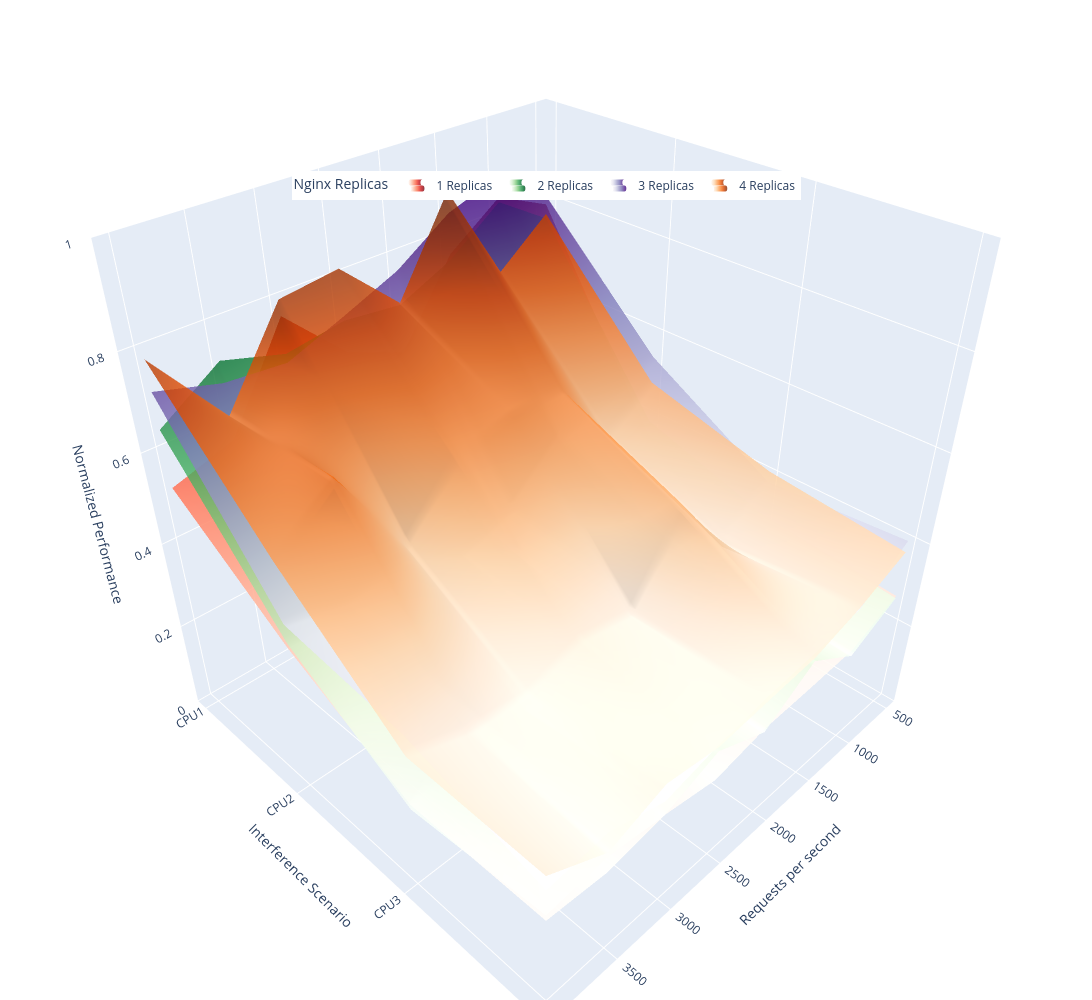

Notebook code for this chart:
### Code cell
import plotly.graph_objects as go
import pandas as pd
import numpy as np

fig = go.Figure()

# Define the color scales for the different surfaces
colorscales = ['Reds', 'Greens', 'Purples', 'Oranges']

# Get unique RPS and Scenario values to build the grid
rps_vals = sorted(plot_df['Given_RPS'].unique())
scenario_idxs = sorted(plot_df['Scenario_Idx'].unique())
scenario_labels = sorted(plot_df['Scenario_Label'].unique())

for i, replica in enumerate(sorted(plot_df['Replicas'].unique())):
    # Filter for the specific replica
    rep_df = plot_df[plot_df['Replicas'] == replica]
    
    # Pivot the data to create a matrix of Avg_Norm_Perf
    # Rows = Scenario_Idx, Columns = Given_RPS
    pivot_df = rep_df.pivot(index='Scenario_Idx', columns='Given_RPS', values='Avg_Norm_Perf')
    
    # Ensure the grid is complete (reindex to fill any missing experiment holes with None)
    pivot_df = pivot_df.reindex(index=scenario_idxs, columns=rps_vals)
    
    fig.add_trace(go.Surface(
        z=pivot_df.values,
        x=pivot_df.columns,     # RPS
        y=pivot_df.index,       # Scenario Index
        name=f'{replica} Replicas',
        colorscale=colorscales[i % len(colorscales)],
        showscale=False,        # Hide individual colorbars to keep it clean
        opacity=0.8,
        legendgroup=f'rep_{replica}',
        showlegend=True
    ))

# Apply the horizontal legend and categorical axis labels
fig.update_layout(
    #title='3D Performance Landscape: Multi-Surface Analysis',
    width=1300,
    height=1000,
    scene=dict(
        xaxis=dict(title='Requests per second'),
        yaxis=dict(
            title='Interference Scenario',
            tickvals=scenario_idxs,
            ticktext=scenario_labels
        ),
        zaxis=dict(title='Normalized Performance', range=[0, 1])
    ),
    legend=dict(
        orientation="h",
        yanchor="bottom",
        y=0.8,
        xanchor="center",
        x=0.5,
        title_text="Nginx Replicas"
    ),
    margin=dict(l=0, r=0, b=0, t=0)
)

fig.show()

### Figure 1 — Plotly figure (JSON) as saved in the notebook; plotly's stock layout.template omitted (floating-point values rounded to 4 significant figures)
{"data": [{"colorscale": [[0, "rgb(255,245,240)"], [0.125, "rgb(254,224,210)"], [0.25, "rgb(252,187,161)"], [0.375, "rgb(252,146,114)"], [0.5, "rgb(251,106,74)"], [0.625, "rgb(239,59,44)"], [0.75, "rgb(203,24,29)"], [0.875, "rgb(165,15,21)"], [1, "rgb(103,0,13)"]], "legendgroup": "rep_1", "name": "1 Replicas", "opacity": 0.8, "showlegend": true, "showscale": false, "type": "surface", "x": [500, 1000, 1500, 2000, 2500, 3000, 3500, 4000], "y": [0, 1, 2, 3], "z": [[0.7914, 0.8437, 0.7629, 0.5935, 0.6451, 0.7694, 0.5662, 0.526], [0.3577, 0.3683, 0.3912, 0.3398, 0.2712, 0.3649, 0.3263, 0.3453], [0.3035, 0.3281, 0.2209, 0.2265, 0.2263, 0.2191, 0.2025, 0.2028], [0.2766, 0.2259, 0.2192, 0.215, 0.1912, 0.2148, 0.1942, 0.2054]]}, {"colorscale": [[0, "rgb(247,252,245)"], [0.125, "rgb(229,245,224)"], [0.25, "rgb(199,233,192)"], [0.375, "rgb(161,217,155)"], [0.5, "rgb(116,196,118)"], [0.625, "rgb(65,171,93)"], [0.75, "rgb(35,139,69)"], [0.875, "rgb(0,109,44)"], [1, "rgb(0,68,27)"]], "legendgroup": "rep_2", "name": "2 Replicas", "opacity": 0.8, "showlegend": true, "showscale": false, "type": "surface", "x": [500, 1000, 1500, 2000, 2500, 3000, 3500, 4000], "y": [0, 1, 2, 3], "z": [[0.7603, 0.8335, 0.7507, 0.6983, 0.7123, 0.6931, 0.7307, 0.6478], [0.3932, 0.3707, 0.4803, 0.2541, 0.4512, 0.3611, 0.3375, 0.3567], [0.3038, 0.2279, 0.2743, 0.2182, 0.256, 0.2627, 0.2983, 0.1917], [0.2711, 0.2107, 0.2855, 0.2064, 0.2608, 0.2135, 0.2322, 0.2179]]}, {"colorscale": [[0, "rgb(252,251,253)"], [0.125, "rgb(239,237,245)"], [0.25, "rgb(218,218,235)"], [0.375, "rgb(188,189,220)"], [0.5, "rgb(158,154,200)"], [0.625, "rgb(128,125,186)"], [0.75, "rgb(106,81,163)"], [0.875, "rgb(84,39,143)"], [1, "rgb(63,0,125)"]], "legendgroup": "rep_3", "name": "3 Replicas", "opacity": 0.8, "showlegend": true, "showscale": false, "type": "surface", "x": [500, 1000, 1500, 2000, 2500, 3000, 3500, 4000], "y": [0, 1, 2, 3], "z": [[0.8105, 0.8874, 0.8483, 0.7712, 0.7214, 0.6747, 0.686, 0.7231], [0.5493, 0.5035, 0.4737, 0.3671, 0.327, 0.3978, 0.3683, 0.3983], [0.3868, 0.3245, 0.3681, 0.3188, 0.2793, 0.2251, 0.3289, 0.365], [0.4077, 0.3269, 0.3077, 0.296, 0.2776, 0.2479, 0.2898, 0.2765]]}, {"colorscale": [[0, "rgb(255,245,235)"], [0.125, "rgb(254,230,206)"], [0.25, "rgb(253,208,162)"], [0.375, "rgb(253,174,107)"], [0.5, "rgb(253,141,60)"], [0.625, "rgb(241,105,19)"], [0.75, "rgb(217,72,1)"], [0.875, "rgb(166,54,3)"], [1, "rgb(127,39,4)"]], "legendgroup": "rep_4", "name": "4 Replicas", "opacity": 0.8, "showlegend": true, "showscale": false, "type": "surface", "x": [500, 1000, 1500, 2000, 2500, 3000, 3500, 4000], "y": [0, 1, 2, 3], "z": [[0.7704, 0.6814, 0.8931, 0.7027, 0.8182, 0.8023, 0.6178, 0.7855], [0.4886, 0.4152, 0.5799, 0.5869, 0.5536, 0.4184, 0.636, 0.5341], [0.4126, 0.2968, 0.4633, 0.2842, 0.309, 0.2648, 0.2754, 0.3168], [0.3814, 0.3303, 0.294, 0.2831, 0.2712, 0.2898, 0.2421, 0.3099]]}], "layout": {"height": 1000, "legend": {"orientation": "h", "title": {"text": "Nginx Replicas"}, "x": 0.5, "xanchor": "center", "y": 0.8, "yanchor": "bottom"}, "margin": {"b": 0, "l": 0, "r": 0, "t": 0}, "scene": {"xaxis": {"title": {"text": "Requests per second"}}, "yaxis": {"ticktext": ["CPU1", "CPU2", "CPU3", "CPU4"], "tickvals": [0, 1, 2, 3], "title": {"text": "Interference Scenario"}}, "zaxis": {"range": [0, 1], "title": {"text": "Normalized Performance"}}}, "width": 1300}}
